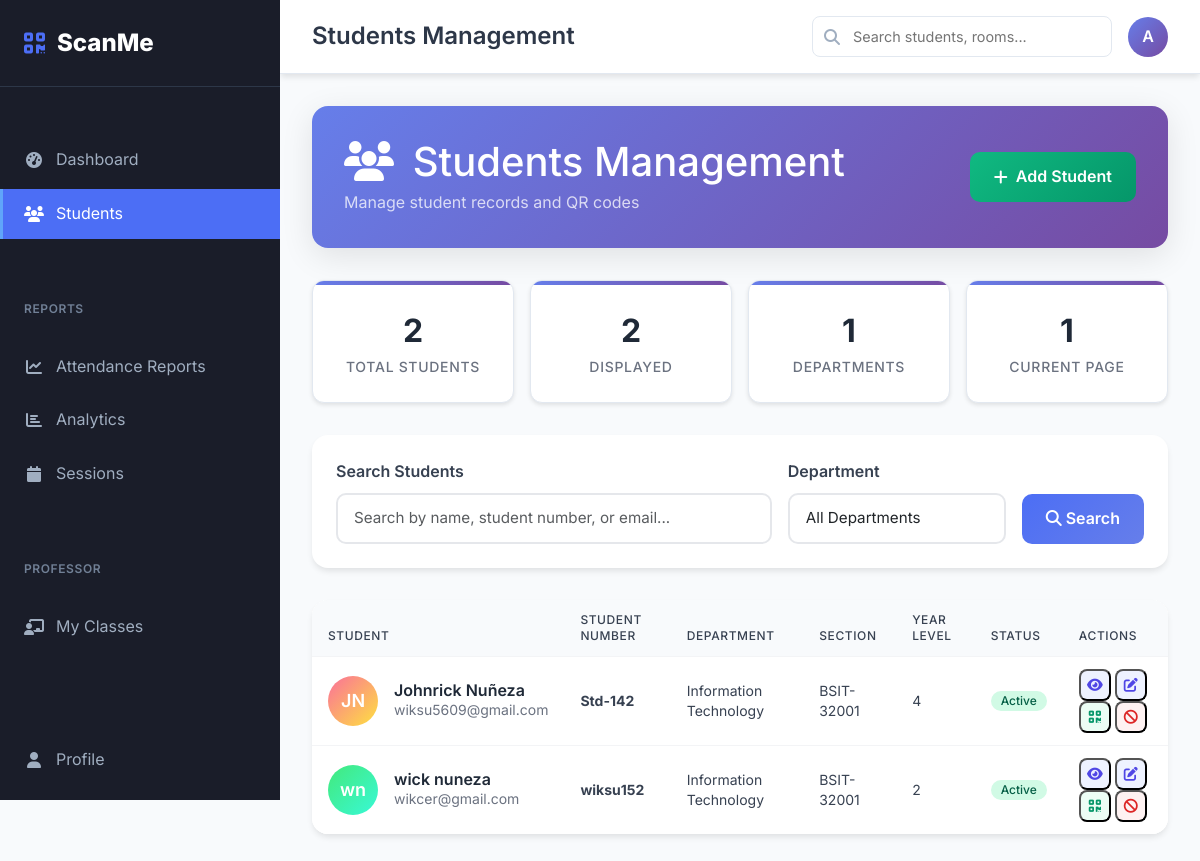
Before: /students/ (signed in) with the older database file.
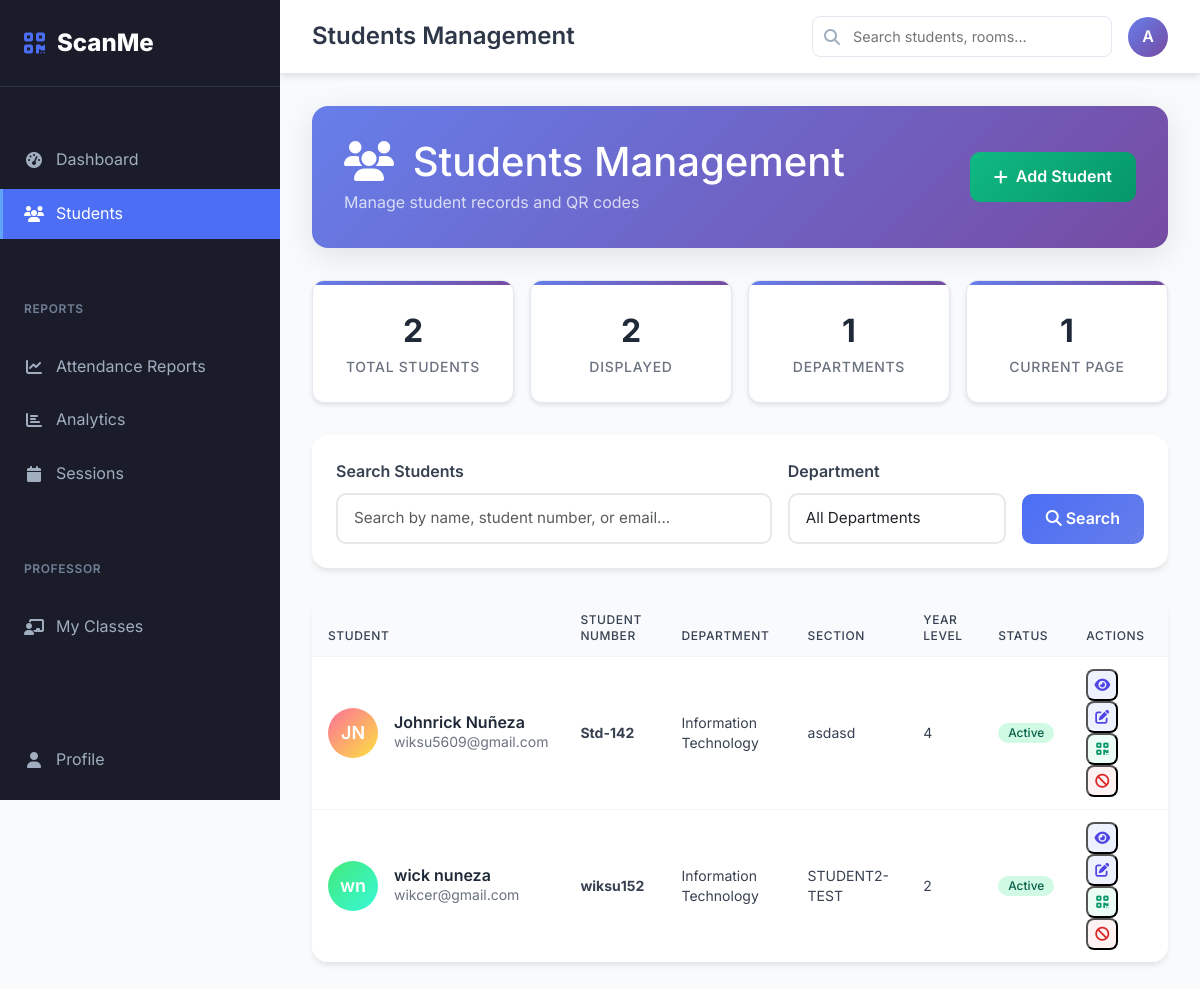
After: the same page with the newer database file.
### app/models/user_model.py (models this page shows, shortened)
class User(UserMixin, db.Model):
    __tablename__ = 'users'
    id = db.Column(db.Integer, primary_key=True)
    username = db.Column(db.String(80), unique=True, nullable=False, index=True)
    email = db.Column(db.String(120), unique=True, nullable=False, index=True)
    password = db.Column(db.String(255), nullable=False)
    role = db.Column(db.String(20), nullable=False, default='student')  # admin, student, professor
    is_active = db.Column(db.Boolean, default=True, nullable=False)
    created_at = db.Column(db.DateTime, default=datetime.utcnow)
    last_login = db.Column(db.DateTime)
    attendance_records = db.relationship('AttendanceRecord', backref='scanned_by_user', lazy=True,
                                       foreign_keys='AttendanceRecord.scanned_by')
    time_in_records = db.relationship('AttendanceRecord', backref='time_in_scanned_by_user', lazy=True,
                                    foreign_keys='AttendanceRecord.time_in_scanned_by')
    time_out_records = db.relationship('AttendanceRecord', backref='time_out_scanned_by_user', lazy=True,
                                     foreign_keys='AttendanceRecord.time_out_scanned_by')
    def is_admin(self):
        return self.role == 'admin'
    def is_professor(self):
        return self.role == 'professor'
    def can_manage_students(self):
        return self.role in ['admin', 'professor']
    def can_view_reports(self):
        return self.role in ['admin', 'professor']
    def get_display_name(self):
        return self.username.title()

### app/models/student_model.py (models this page shows, shortened)
class Student(db.Model):
    __tablename__ = 'students'
    id = db.Column(db.Integer, primary_key=True)
    student_no = db.Column(db.String(20), unique=True, nullable=False, index=True)
    first_name = db.Column(db.String(50), nullable=False)
    last_name = db.Column(db.String(50), nullable=False)
    email = db.Column(db.String(120), unique=True, nullable=False, index=True)
    department = db.Column(db.String(100), nullable=False)
    section = db.Column(db.String(20), nullable=False)
    year_level = db.Column(db.Integer, nullable=False)
    qr_code_data = db.Column(db.Text, nullable=False)  # Unique QR data
    qr_code_path = db.Column(db.String(255))  # Path to QR code image
    is_active = db.Column(db.Boolean, default=True, nullable=False)
    created_at = db.Column(db.DateTime, default=datetime.utcnow)
    updated_at = db.Column(db.DateTime, default=datetime.utcnow, onupdate=datetime.utcnow)
    attendance_records = db.relationship('AttendanceRecord', backref='student', lazy=True, cascade='all, delete-orphan')
    def get_full_name(self):
        return f"{self.first_name} {self.last_name}"

### app/routes/student_routes.py (the view)
@student_bp.route('/')
@login_required
@requires_professor_or_admin
def list_students():
    try:
        page = request.args.get('page', 1, type=int)
        search = request.args.get('search', '').strip()
        department = request.args.get('department', '').strip()
        per_page = 20
        query = Student.query.filter_by(is_active=True)
        if search:
            students = Student.search_students(search)
            total = len(students)
            start = (page - 1) * per_page
            end = start + per_page
            paginated_students = students[start:end]
        elif department:
            students = Student.get_by_department(department)
            total = len(students)
            start = (page - 1) * per_page
            end = start + per_page
            paginated_students = students[start:end]
        else:
            pagination = query.order_by(Student.last_name, Student.first_name)\
                            .paginate(page=page, per_page=per_page, error_out=False)
            paginated_students = pagination.items
            total = pagination.total
        departments = db.session.query(Student.department)\
                        .filter(Student.is_active == True)\
                        .distinct().all()
        departments = [dept[0] for dept in departments]
        return render_template('students/list.html',
                             students=paginated_students,
                             departments=departments,
                             search=search,
                             selected_department=department,
                             page=page,
                             total=total,
                             per_page=per_page)
    except Exception as e:
        flash(f'Error loading students: {str(e)}', 'error')
        return render_template('students/list.html', students=[], departments=[])

### app/templates/students/list.html (shortened to what this page needs)
{% extends "dashboard_base.html" %}
{% block page_title %}Students Management{% endblock %}
{% block content %}
<div class="students-header">
    <div class="d-flex justify-content-between align-items-center">
        <div>
            <h1 class="mb-1">
                <i class="fas fa-users me-2"></i>
                Students Management
            </h1>
            <p class="mb-0 opacity-75">Manage student records and QR codes</p>
        </div>
        <button type="button" class="btn-success" data-modal-url="{{ url_for('students.add_student', modal=1) }}">
            <i class="fas fa-plus"></i>
            Add Student
        </button>
    </div>
</div>
<div class="stats-cards">
    <div class="stat-card">
        <p class="stat-value">{{ total or 0 }}</p>
        <p class="stat-label">Total Students</p>
    </div>
    <div class="stat-card">
        <p class="stat-value">{{ students|length }}</p>
        <p class="stat-label">Displayed</p>
    </div>
    <div class="stat-card">
        <p class="stat-value">{{ departments|length }}</p>
        <p class="stat-label">Departments</p>
    </div>
    <div class="stat-card">
        <p class="stat-value">{{ page or 1 }}</p>
        <p class="stat-label">Current Page</p>
    </div>
</div>
<div class="search-filters">
    <form method="GET" class="filter-row">
        <div class="form-group">
            <label for="search">Search Students</label>
            <input type="text" id="search" name="search" class="form-control"
                   placeholder="Search by name, student number, or email..."
                   value="{{ search or '' }}">
        </div>
        <div class="form-group">
            <label for="department">Department</label>
            <select id="department" name="department" class="form-control">
                <option value="">All Departments</option>
            </select>
        </div>
        <div>
            <button type="submit" class="btn-primary">
                <i class="fas fa-search"></i>
                Search
            </button>
        </div>
    </form>
</div>
<div class="students-table">
    {% if students %}
    <div class="table-responsive">
        <table class="table tw-w-full tw-text-sm tw-text-left tw-border-collapse tw-bg-white">
            <thead class="tw-bg-gray-50 tw-text-gray-500 tw-uppercase tw-text-xs tw-tracking-wider">
                <tr>
                    <th class="tw-px-4 tw-py-3 tw-font-medium">Student</th>
                    <th class="tw-px-4 tw-py-3 tw-font-medium">Student Number</th>
                    <th class="tw-px-4 tw-py-3 tw-font-medium">Department</th>
                    <th class="tw-px-4 tw-py-3 tw-font-medium">Section</th>
                    <th class="tw-px-4 tw-py-3 tw-font-medium">Year Level</th>
                    <th class="tw-px-4 tw-py-3 tw-font-medium">Status</th>
                    <th class="tw-px-4 tw-py-3 tw-font-medium">Actions</th>
                </tr>
            </thead>
            <tbody class="tw-divide-y tw-divide-gray-100">
                {% for student in students %}
                <tr class="hover:tw-bg-gray-50 tw-transition" data-student-id="{{ student.id }}">
                    <td class="tw-px-4 tw-py-3 tw-text-sm tw-text-gray-700">
                        <div class="student-info">
                            <div class="student-avatar" style="background: {{ get_avatar_color(student.get_full_name()) }};">
                                {{ student.first_name[0] }}{{ student.last_name[0] }}
                            </div>
                            <div class="student-details">
                                <h6>{{ student.get_full_name() }}</h6>
                                <p>{{ student.email }}</p>
                            </div>
                        </div>
                    </td>
                    <td class="tw-px-4 tw-py-3 tw-text-sm tw-text-gray-700">
                        <strong>{{ student.student_no }}</strong>
                    </td>
                    <td class="tw-px-4 tw-py-3 tw-text-sm tw-text-gray-700">{{ student.department }}</td>
                    <td class="tw-px-4 tw-py-3 tw-text-sm tw-text-gray-700">{{ student.section }}</td>
                    <td class="tw-px-4 tw-py-3 tw-text-sm tw-text-gray-700">{{ student.year_level }}</td>
                    <td class="tw-px-4 tw-py-3 tw-text-sm tw-text-gray-700">
                        {% if student.is_active %}
                        <span class="tw-inline-flex tw-items-center tw-px-2.5 tw-py-0.5 tw-rounded-full tw-text-xs tw-font-medium tw-bg-emerald-100 tw-text-emerald-800">Active</span>
                        {% else %}
                        <span class="tw-inline-flex tw-items-center tw-px-2.5 tw-py-0.5 tw-rounded-full tw-text-xs tw-font-medium tw-bg-amber-100 tw-text-amber-800">Inactive</span>
                        {% endif %}
                    </td>
                    <td class="tw-px-4 tw-py-3 tw-text-sm tw-text-gray-700">
                        <button type="button" class="tw-inline-flex tw-items-center tw-justify-center tw-w-8 tw-h-8 tw-rounded-lg tw-text-sm tw-text-indigo-600 tw-bg-indigo-50 hover:tw-bg-indigo-100 active:tw-scale-95 tw-transition focus:tw-outline-none focus:tw-ring-2 focus:tw-ring-indigo-500/50"
                                data-modal-url="{{ url_for('students.view_student', id=student.id, modal=1) }}" title="View">
                            <i class="fas fa-eye"></i>
                        </button>
                        <button type="button" class="tw-inline-flex tw-items-center tw-justify-center tw-w-8 tw-h-8 tw-rounded-lg tw-text-sm tw-text-indigo-600 tw-bg-indigo-50 hover:tw-bg-indigo-100 active:tw-scale-95 tw-transition focus:tw-outline-none focus:tw-ring-2 focus:tw-ring-indigo-500/50"
                                data-modal-url="{{ url_for('students.edit_student', id=student.id, modal=1) }}" title="Edit">
                            <i class="fas fa-edit"></i>
                        </button>
                        <button type="button"
                                class="tw-inline-flex tw-items-center tw-justify-center tw-w-8 tw-h-8 tw-rounded-lg tw-text-sm tw-text-emerald-600 tw-bg-emerald-50 hover:tw-bg-emerald-100 active:tw-scale-95 tw-transition focus:tw-outline-none focus:tw-ring-2 focus:tw-ring-emerald-500/50"
                                data-modal-url="{{ url_for('students.view_qr_code', id=student.id, modal=1) }}"
                                title="Download QR Code">
                            <i class="fas fa-qrcode"></i>
                        </button>
                        {% if student.is_active %}
                        <button type="button" data-delete-id="{{ student.id }}" data-delete-name="{{ student.get_full_name()|e }}"
                                class="tw-inline-flex tw-items-center tw-justify-center tw-w-8 tw-h-8 tw-rounded-lg tw-text-sm tw-text-red-600 tw-bg-red-50 hover:tw-bg-red-100 active:tw-scale-95 tw-transition focus:tw-outline-none focus:tw-ring-2 focus:tw-ring-red-500/50 btn-delete" title="Deactivate">
                            <i class="fas fa-ban"></i>
                        </button>
                        {% endif %}
                    </td>
                </tr>
                {% endfor %}
            </tbody>
        </table>
    </div>
    {% endif %}
</div>
{% endblock %}

### app/templates/dashboard_base.html (shortened to what this page needs)
<!DOCTYPE html>
<html lang="en">
<head>
    <link href="https://cdn.jsdelivr.net/npm/bootstrap@5.3.3/dist/css/bootstrap.min.css" rel="stylesheet">
    <script src="https://cdn.tailwindcss.com"></script>
    <link rel="stylesheet" href="https://cdnjs.cloudflare.com/ajax/libs/font-awesome/6.6.0/css/all.min.css">
</head>
<body>
    <nav class="sidebar" id="sidebar">
        <a href="{{ url_for('main.index') }}" class="sidebar-brand">
            <i class="fas fa-qrcode"></i>
            ScanMe
        </a>
        <div class="nav-group">
            <ul class="sidebar-nav">
                <li class="nav-item">
                    <a href="{{ url_for('main.dashboard') }}" class="nav-link {{ 'active' if request.endpoint == 'main.dashboard' }}">
                        <i class="fas fa-tachometer-alt"></i>
                        Dashboard
                    </a>
                </li>
                {% if current_user.can_manage_students() %}
                <li class="nav-item">
                    <a href="{{ url_for('students.list_students') }}" class="nav-link {{ 'active' if 'students' in request.endpoint }}">
                        <i class="fas fa-users"></i>
                        Students
                    </a>
                </li>
                {% endif %}
            </ul>
        </div>
        {% if current_user.can_view_reports() %}
        <div class="nav-group">
            <div class="nav-group-title">Reports</div>
            <ul class="sidebar-nav">
                <li class="nav-item">
                    <a href="{{ url_for('attendance.reports') }}" class="nav-link {{ 'active' if request.endpoint == 'attendance.reports' }}">
                        <i class="fas fa-chart-line"></i>
                        Attendance Reports
                    </a>
                </li>
                <li class="nav-item">
                    <a href="{{ url_for('attendance.analytics') }}" class="nav-link {{ 'active' if request.endpoint == 'attendance.analytics' }}">
                        <i class="fas fa-chart-bar"></i>
                        Analytics
                    </a>
                </li>
                <li class="nav-item">
                    <a href="{{ url_for('attendance.manage_sessions') }}" class="nav-link {{ 'active' if request.endpoint == 'attendance.manage_sessions' }}">
                        <i class="fas fa-calendar"></i>
                        Sessions
                    </a>
                </li>
            </ul>
        </div>
        {% endif %}
        {% if current_user.is_professor() or current_user.is_admin() %}
        <div class="nav-group">
            <div class="nav-group-title">Professor</div>
            <ul class="sidebar-nav">
                <li class="nav-item">
                    <a href="{{ url_for('professor.dashboard') }}" class="nav-link {{ 'active' if request.endpoint == 'professor.dashboard' }}">
                        <i class="fas fa-chalkboard-teacher"></i>
                        My Classes
                    </a>
                </li>
            </ul>
        </div>
        {% endif %}
        <div class="nav-group" style="margin-top: auto; padding-top: 2rem;">
            <ul class="sidebar-nav">
                <li class="nav-item">
                    <a href="{{ url_for('main.profile') }}" class="nav-link {{ 'active' if request.endpoint == 'main.profile' }}">
                        <i class="fas fa-user"></i>
                        Profile
                    </a>
                </li>
                <li class="nav-item">
                    <a href="{{ url_for('auth.change_password') }}" class="nav-link {{ 'active' if request.endpoint == 'auth.change_password' }}">
                    </a>
                </li>
            </ul>
        </div>
    </nav>
    <main class="main-content">
        <header class="topbar">
            <div class="d-flex align-items-center">
                <h1 class="page-title">{% block page_title %}Dashboard{% endblock %}</h1>
            </div>
            <div class="topbar-actions">
                <div class="search-box">
                    <i class="fas fa-search"></i>
                    <input type="text" placeholder="Search students, rooms..." id="globalSearch">
                </div>
                <div class="user-dropdown dropdown">
                    <div class="user-avatar" data-bs-toggle="dropdown" aria-expanded="false">
                        {{ current_user.username[0].upper() }}
                    </div>
                </div>
            </div>
        </header>
        <div class="content-area">
            {% block content %}{% endblock %}
        </div>
    </main>
</body>
</html>

Changed rows visible on the page:
changed Student "Johnrick Nuñeza": section "BSIT-32001" → "asdasd"
changed Student "wick nuneza": section "BSIT-32001" → "STUDENT2-TEST"
